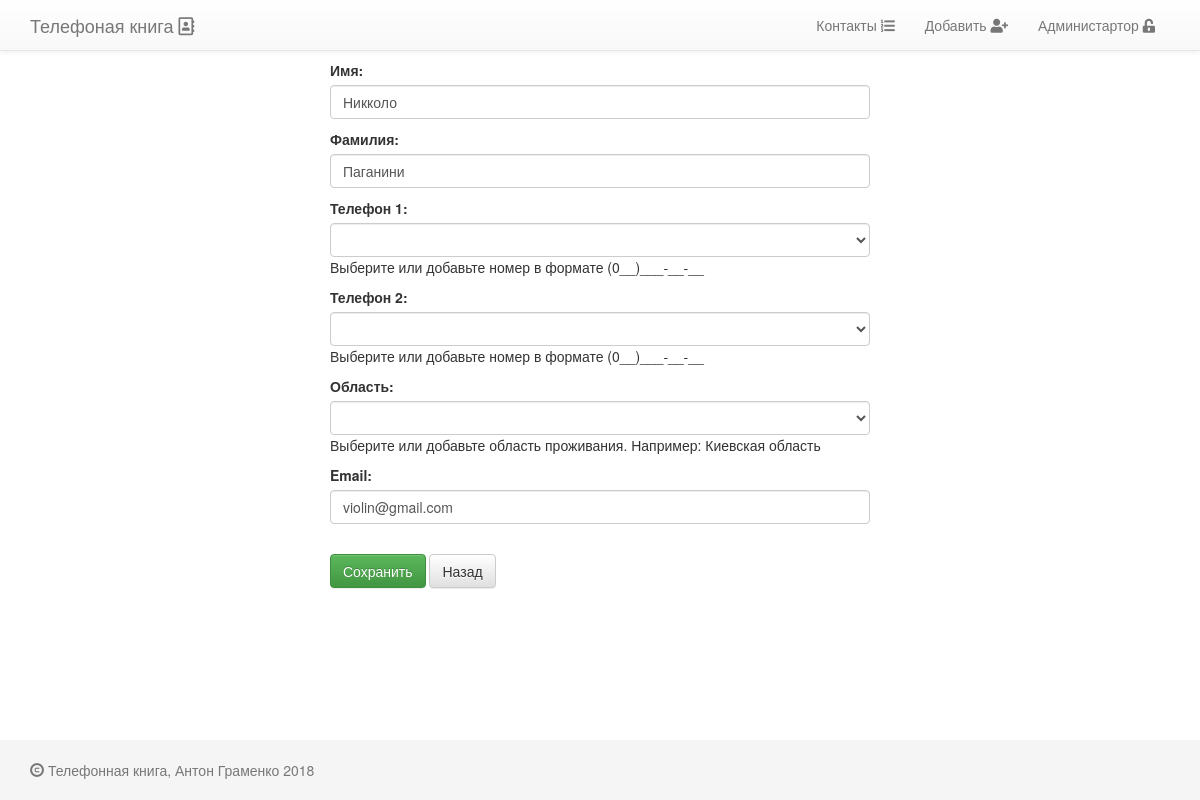
/Nikkolo-Paganini/2/edit/, run on the app's committed database.
### contacts/models.py (models this page shows, shortened)
class PhoneBookPerson(models.Model):
    name            = models.CharField(max_length=64, blank=False, null=False, verbose_name=u'Имя')
    surname         = models.CharField(max_length=64, blank=False, null=False, verbose_name=u'Фамилия')
    slug            = models.SlugField(max_length=128)
    phone_number_1  = models.CharField(max_length=25, blank=True, verbose_name=u'Телефон 1',
                                       help_text=u'Выберите или добавьте номер в формате (0__)___-__-__')
    phone_number_2  = models.CharField(max_length=25, blank=True, verbose_name=u'Телефон 2',
                                       help_text=u'Выберите или добавьте номер в формате (0__)___-__-__')
    email           = models.EmailField(unique=True)
    active          = models.BooleanField(default=True, verbose_name=u'Активный')
    created         = models.DateTimeField(auto_now=True, auto_now_add=False, verbose_name=u'Создан')
    updated         = models.DateTimeField(auto_now=False, auto_now_add=True, verbose_name=u'Обновлен')
    region          = models.CharField(max_length=50, verbose_name=u'Область',
                                       help_text=u'Выберите или добавьте область проживания. Например: Киевская область')
    class Meta:
        verbose_name        = 'Контактное лицо'
        verbose_name_plural = 'Контактные лица'
        ordering            = ('-name',)

### contacts/views.py (the view)
# urls.py: url(r'^(?P<slug>[\w-]+)/(?P<pk>\d+)/edit/$', PhoneBookPersonUpdateView.as_view(), name='contact_update'),
class PhoneBookPersonUpdateView(UpdateView):
    model               = PhoneBookPerson
    form_class          = ContactCreateForm
    template_name       = 'forms/form.html'
    context_object_name = 'contact'
    def get_context_data(self, **kwargs):
        context = super(PhoneBookPersonUpdateView, self).get_context_data()
        context['head_title'] = 'Обновить данные'
        return context

### contacts/forms.py (shortened to what this page needs)
class ContactCreateForm(forms.ModelForm):
    def __init__(self, *args, **kwargs):
        super(ContactCreateForm, self).__init__(*args, **kwargs)
        self.fields['name'].widget.attrs.update({'class': 'form-control'})
        self.fields['surname'].widget.attrs.update({'class': 'form-control'})
        self.fields['phone_number_1'].widget.attrs.update({'onclick': 'get_phone_list()', 'class': 'get_phone_1 form-control'})
        self.fields['phone_number_2'].widget.attrs.update({'onclick': 'get_phone_list()', 'class': 'get_phone_2 form-control'})
        self.fields['region'].widget.attrs.update({'onclick': 'get_region_list()', 'class': 'get_region form-control'})
        self.fields['email'].widget.attrs.update({'class': 'form-control'})
    class Meta:
        model = PhoneBookPerson
        fields = ['name',
                  'surname',
                  'phone_number_1',
                  'phone_number_2',
                  'region',
                  'email',
                  ]
        widgets = {
            'phone_number_1': Select(),
            'phone_number_2': Select(),
            'region': Select(),
        }

### templates/forms/form.html (shortened to what this page needs)
{% extends 'base.html' %}
{% block content %}
    <div class="col-sm-6 col-sm-offset-3">
        {% include 'forms/single_form.html' with form=form %}
    </div>
{% endblock %}

### templates/forms/single_form.html (shortened to what this page needs)
<form method="post" class="form-group">
    {% if form %}
        {{ form.as_p }}
    <br>
    <button class="btn btn-success" type="submit" value="Сохранить">Сохранить</button>
    {% endif %}
    <a href="javascript:history.back();">
        <button type="button" class="btn btn-default">Назад</button>
    </a>
</form>

### project_static/static/css/base.css (style rules this page uses)
html { position: relative; min-height: 100%; }
body { margin-bottom: 60px; }

### data on the page
PhoneBookPerson: name "Никколо", surname "Паганини", email "violin@gmail.com"
